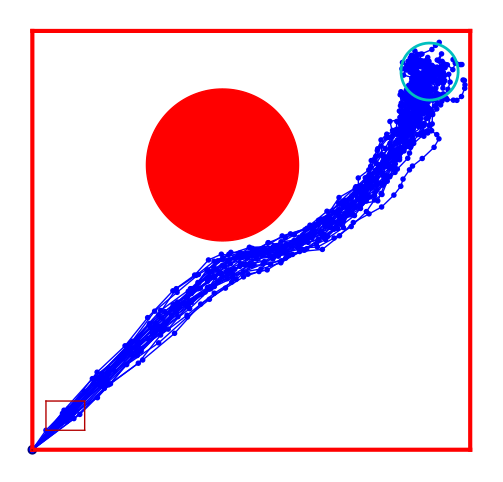

The Python source for this figure:
import sys
import numpy as np
import matplotlib.pyplot as plt
from matplotlib.image import NonUniformImage
from matplotlib import cm


plt.rcParams['text.usetex'] = True

Nstate = 2
N  = 40
FS = 15

std = 0.01

Start  = [0,0]
Finish = [1,1]
gain   = 0.1
inertia = 0.5
NMC     = 2000
NMCplot = 30

Time = [k for k in range(N)]
End = 1

def MakeBox(spredAll, CO, Time = [], LW = 3):
    
    Box = np.array([[np.inf,-np.inf],[np.inf,-np.inf]])
    if Time:
        now  = Time[0]
        time = Time[1]
        for n in range(0,NMC):
            Box[0,0] = np.min([ Box[0,0], np.min(spredAll[now][n][0][time])  ])
            Box[0,1] = np.max([ Box[0,1], np.max(spredAll[now][n][0][time])  ])
            Box[1,0] = np.min([ Box[1,0], np.min(spredAll[now][n][1][time])  ])
            Box[1,1] = np.max([ Box[1,1], np.max(spredAll[now][n][1][time])  ])
    else:
        for now in range(0,End):
            for n in range(0,NMC):
                Box[0,0] = np.min([ Box[0,0], np.min(spredAll[now][n][0])  ])
                Box[0,1] = np.max([ Box[0,1], np.max(spredAll[now][n][0])  ])
                Box[1,0] = np.min([ Box[1,0], np.min(spredAll[now][n][1])  ])
                Box[1,1] = np.max([ Box[1,1], np.max(spredAll[now][n][1])  ])
    """
    if Time:
        ax1.fill([Box[0,0], Box[0,1], Box[0,1], Box[0,0]],[Box[1,0],Box[1,0],Box[1,1], Box[1,1]  ],color=CO),alpha=0.1)
    """
    ax1.plot([Box[0,0],Box[0,1]],[Box[1,0],Box[1,0]],color=CO,linewidth=LW)
    ax1.plot([Box[0,1],Box[0,1]],[Box[1,0],Box[1,1]],color=CO,linewidth=LW)
    ax1.plot([Box[0,1],Box[0,0]],[Box[1,1],Box[1,1]],color=CO,linewidth=LW)
    ax1.plot([Box[0,0],Box[0,0]],[Box[1,1],Box[1,0]],color=CO,linewidth=LW)

    
    
    
    return Box



spastAll = []
spredAll = []

Finish = np.array(Finish).reshape(2,1)

C      = np.array([.5,.75]).reshape(2,1)
D      = 0.2

Angle  = np.linspace(0,2*np.pi,1000)


tau    = 0.1

Vec    = np.zeros(2).reshape(2,1)
Vecsys = np.zeros(2).reshape(2,1)

spast = np.array(Start).reshape(2,1)
for now in range(0,End):
    spred = [spast[:,-1].reshape(2,1)]*NMC

    for time in Time:
        for n in range(0,NMC):
            Vec  = inertia*Vec + (1-inertia)*(Finish - spred[n][:,-1].reshape(2,1))
            
            Vec2C = spred[n][:,-1].reshape(2,1) - C
            
            Dist = np.linalg.norm(Vec2C)
            if Dist - D > 0:
                F    = .01 / (  Dist - D  )
            else:
                F    = -(  Dist - D  )**2
            Vec += F*Vec2C/Dist
            
            sps = spred[n][:,-1].reshape(2,1) + gain*Vec.reshape(2,1) + np.random.normal(0,std,2).reshape(2,1)#
            spred[n] = np.concatenate( (spred[n],sps), axis=1)
           

    Vecsys = inertia*Vecsys + (1-inertia)*(Finish - spast[:,-1].reshape(2,1))
    snew = spast[:,-1].reshape(2,1) + gain*Vecsys.reshape(2,1) + np.random.normal(0,std,2).reshape(2,1)#
    
    spastAll.append(spast)
    spredAll.append(spred)
    
    spast = np.concatenate( (spast,snew.reshape(2,1)), axis=1)
        
for now in range(0,End):

        plt.close('all')

        figID = plt.figure(1,figsize=(12,6))
        
        ax1 = figID.add_subplot(111)
        #ax1.plot(D*np.cos(Angle)+C[0],D*np.sin(Angle)+C[1],color='r')
        ax1.fill(D*np.cos(Angle)+C[0],D*np.sin(Angle)+C[1],color='r')
        
        
                
        plt.show(block=False)
        #sys.exit()
        
        ax1.plot(spastAll[now][0,:],spastAll[now][1,:],color=[0,0,0.5],linewidth=2,marker='o')
        
        
        EndMass = {'x': [], 'y' : []}
        for n in range(0,NMCplot):
            ax1.plot(spredAll[now][n][0,:],spredAll[now][n][1,:],color='b',linewidth=1,marker='.')
            EndMass['x'].append(spredAll[now][n][0,-1])
            EndMass['y'].append(spredAll[now][n][1,-1])
            
        MakeBox(spredAll,'r')

        #ax1.plot(1,1,color='c',linewidth=2,marker='o')
        
        
        EndD = np.max([np.std(EndMass['x']),np.std(EndMass['y'])])
        ax1.plot(2*EndD*np.cos(Angle)+np.mean(EndMass['x']),2*EndD*np.sin(Angle)+np.mean(EndMass['y']),color='c',linewidth=2)
        ax1.set_xticks([])
        ax1.set_yticks([])
        ax1.set_axis_off()
        ax1.set_aspect('equal', 'box')
     

        
        for time in range(now,N+1):
            Box = MakeBox(spredAll,[.7,0,0],Time = [now,time],LW = 1)
            plt.show(block=False)
            plt.pause(0.1)
            figID.savefig('PessimisticModel'+str(time)+'.pdf', transparent=True, dpi='figure', format=None,metadata=None, bbox_inches='tight', pad_inches=0.1,facecolor='auto', edgecolor='auto', backend=None) #, bbox_inches='tight'
            









    
    
